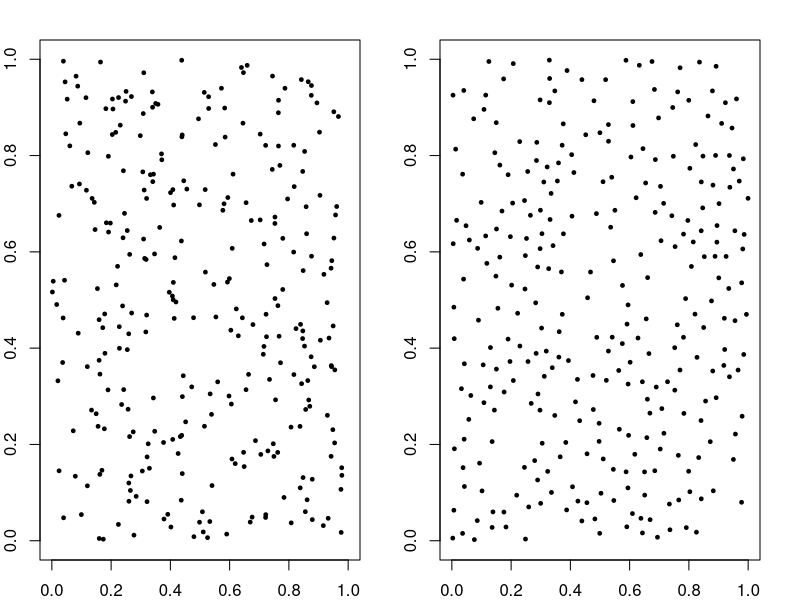

Reproduce this figure in R.
## ---- chunk 1
#| echo: false
#| fig-asp: 0.5
#| fig-align: center

repulsive_points <- function(n, min_dist, max_iter = 1e6) {
  pts <- matrix(NA, nrow = n, ncol = 2)
  i <- 1
  iter <- 0
  
  while (i <= n && iter < max_iter) {
    iter <- iter + 1
    candidate <- runif(2)  # random (x,y) in [0,1]^2
    
    if (i == 1) {
      pts[i, ] <- candidate
      i <- i + 1
    } else {
      d2 <- colSums((t(pts[1:(i-1), , drop = FALSE]) - candidate)^2)
      if (min(d2) >= min_dist^2) {
        pts[i, ] <- candidate
        i <- i + 1
      }
    }
  }
  
  if (i <= n) warning("Stopped early: could not place all points.")
  pts
}

set.seed(8675309)
n = 300
x = runif(n)
y = runif(n)
pts <- repulsive_points(n, min_dist = 0.03)

par(mfrow = c(1, 2), mar = c(2, 2, 2, 2))
plot(x, y, pch = 19, cex = 0.5, xlab = "", ylab = "", ylim = c(0, 1), xlim = c(0, 1))
plot(pts, pch = 19, cex = 0.5, xlab = "", ylab = "", ylim = c(0, 1), xlim = c(0, 1))

